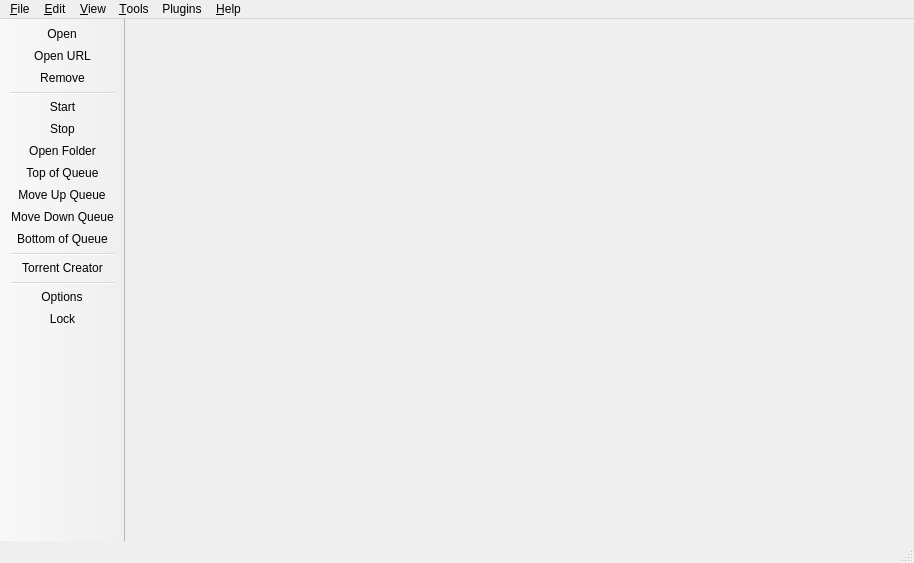
<?xml version="1.0" encoding="UTF-8"?>
<ui version="4.0">
 <class>MainWindow</class>
 <widget class="QMainWindow" name="MainWindow">
  <property name="geometry">
   <rect>
    <x>0</x>
    <y>0</y>
    <width>914</width>
    <height>563</height>
   </rect>
  </property>
  <property name="contextMenuPolicy">
   <enum>Qt::ContextMenuPolicy::CustomContextMenu</enum>
  </property>
  <widget class="QWidget" name="centralWidget">
   <layout class="QVBoxLayout" name="centralWidgetLayout">
    <property name="leftMargin">
     <number>7</number>
    </property>
    <property name="topMargin">
     <number>3</number>
    </property>
    <property name="rightMargin">
     <number>5</number>
    </property>
    <property name="bottomMargin">
     <number>0</number>
    </property>
   </layout>
  </widget>
  <widget class="QMenuBar" name="menubar">
   <property name="geometry">
    <rect>
     <x>0</x>
     <y>0</y>
     <width>914</width>
     <height>20</height>
    </rect>
   </property>
   <widget class="QMenu" name="menuEdit">
    <property name="title">
     <string>&amp;Edit</string>
    </property>
    <addaction name="actionStart"/>
    <addaction name="actionStop"/>
    <addaction name="separator"/>
    <addaction name="actionDelete"/>
    <addaction name="actionTopQueuePos"/>
    <addaction name="actionIncreaseQueuePos"/>
    <addaction name="actionDecreaseQueuePos"/>
    <addaction name="actionBottomQueuePos"/>
    <addaction name="separator"/>
    <addaction name="actionPauseSession"/>
    <addaction name="actionResumeSession"/>
   </widget>
   <widget class="QMenu" name="menuHelp">
    <property name="title">
     <string>&amp;Help</string>
    </property>
    <addaction name="actionDocumentation"/>
    <addaction name="actionCheckForUpdates"/>
    <addaction name="separator"/>
    <addaction name="actionDonateMoney"/>
    <addaction name="actionAbout"/>
   </widget>
   <widget class="QMenu" name="menuOptions">
    <property name="title">
     <string>&amp;Tools</string>
    </property>
    <widget class="QMenu" name="menuAutoShutdownOnDownloadsCompletion">
     <property name="title">
      <string>On Downloads &amp;Done</string>
     </property>
     <addaction name="actionAutoShutdownDisabled"/>
     <addaction name="actionAutoExit"/>
     <addaction name="actionAutoSuspend"/>
     <addaction name="actionAutoHibernate"/>
     <addaction name="actionAutoReboot"/>
     <addaction name="actionAutoShutdown"/>
    </widget>
    <addaction name="actionCreateTorrent"/>
    <addaction name="separator"/>
    <addaction name="actionManageCookies"/>
    <addaction name="actionOptions"/>
    <addaction name="separator"/>
    <addaction name="menuAutoShutdownOnDownloadsCompletion"/>
   </widget>
   <widget class="QMenu" name="menuFile">
    <property name="title">
     <string>&amp;File</string>
    </property>
    <addaction name="actionOpen"/>
    <addaction name="actionDownloadFromURL"/>
    <addaction name="actionCloseWindow"/>
    <addaction name="separator"/>
    <addaction name="actionExit"/>
   </widget>
   <widget class="QMenu" name="menuView">
    <property name="title">
     <string>&amp;View</string>
    </property>
    <widget class="QMenu" name="menuLog">
     <property name="title">
      <string>&amp;Log</string>
     </property>
     <addaction name="actionExecutionLogs"/>
     <addaction name="separator"/>
     <addaction name="actionNormalMessages"/>
     <addaction name="actionInformationMessages"/>
     <addaction name="actionWarningMessages"/>
     <addaction name="actionCriticalMessages"/>
    </widget>
    <addaction name="separator"/>
    <addaction name="actionTopToolBar"/>
    <addaction name="actionShowStatusbar"/>
    <addaction name="actionShowFiltersSidebar"/>
    <addaction name="actionSpeedInTitleBar"/>
    <addaction name="actionCompactRows"/>
    <addaction name="actionShowSpeedGraph"/>
    <addaction name="actionShowFilterBar"/>
    <addaction name="actionShowDetailsPanel"/>
    <addaction name="actionShowTabBar"/>
    <addaction name="separator"/>
    <addaction name="actionFilterCombos"/>
    <addaction name="separator"/>
    <addaction name="actionShowStatusFilter"/>
    <addaction name="actionShowCategoriesFilter"/>
    <addaction name="actionShowTagsFilter"/>
    <addaction name="actionShowTrackersFilter"/>
    <addaction name="separator"/>
    <addaction name="actionSearchWidget"/>
    <addaction name="actionRSSReader"/>
    <addaction name="menuLog"/>
    <addaction name="separator"/>
    <addaction name="actionStatistics"/>
    <addaction name="separator"/>
    <addaction name="actionLock"/>
   </widget>
   <widget class="QMenu" name="menuPlugins">
    <property name="title">
     <string>Plugins</string>
    </property>
    <addaction name="actionManagePlugins"/>
    <addaction name="separator"/>
   </widget>
   <addaction name="menuFile"/>
   <addaction name="menuEdit"/>
   <addaction name="menuView"/>
   <addaction name="menuOptions"/>
   <addaction name="menuPlugins"/>
   <addaction name="menuHelp"/>
  </widget>
  <widget class="QToolBar" name="toolBar">
   <property name="movable">
    <bool>false</bool>
   </property>
   <property name="orientation">
    <enum>Qt::Orientation::Horizontal</enum>
   </property>
   <property name="toolButtonStyle">
    <enum>Qt::ToolButtonStyle::ToolButtonFollowStyle</enum>
   </property>
   <property name="floatable">
    <bool>false</bool>
   </property>
   <attribute name="toolBarArea">
    <enum>LeftToolBarArea</enum>
   </attribute>
   <attribute name="toolBarBreak">
    <bool>false</bool>
   </attribute>
   <addaction name="actionOpen"/>
   <addaction name="actionDownloadFromURL"/>
   <addaction name="actionDelete"/>
   <addaction name="separator"/>
   <addaction name="actionStart"/>
   <addaction name="actionStop"/>
   <addaction name="actionOpenDestinationFolder"/>
   <addaction name="actionTopQueuePos"/>
   <addaction name="actionIncreaseQueuePos"/>
   <addaction name="actionDecreaseQueuePos"/>
   <addaction name="actionBottomQueuePos"/>
   <addaction name="separator"/>
   <addaction name="actionCreateTorrent"/>
   <addaction name="separator"/>
   <addaction name="actionOptions"/>
   <addaction name="actionLock"/>
  </widget>
  <widget class="QStatusBar" name="statusBar"/>
  <action name="actionOpen">
   <property name="text">
    <string>&amp;Add Torrent File...</string>
   </property>
   <property name="iconText">
    <string>Open</string>
   </property>
  </action>
  <action name="actionExit">
   <property name="text">
    <string>E&amp;xit</string>
   </property>
  </action>
  <action name="actionOptions">
   <property name="text">
    <string>&amp;Options...</string>
   </property>
  </action>
  <action name="actionAbout">
   <property name="text">
    <string>&amp;About</string>
   </property>
  </action>
  <action name="actionStart">
   <property name="text">
    <string>Sta&amp;rt</string>
   </property>
  </action>
  <action name="actionStop">
   <property name="text">
    <string>Sto&amp;p</string>
   </property>
  </action>
  <action name="actionResumeSession">
   <property name="text">
    <string>R&amp;esume Session</string>
   </property>
  </action>
  <action name="actionPauseSession">
   <property name="text">
    <string>Pau&amp;se Session</string>
   </property>
  </action>
  <action name="actionDelete">
   <property name="text">
    <string>&amp;Remove</string>
   </property>
  </action>
  <action name="actionDownloadFromURL">
   <property name="text">
    <string>Add Torrent &amp;Link...</string>
   </property>
   <property name="iconText">
    <string>Open URL</string>
   </property>
  </action>
  <action name="actionCreateTorrent">
   <property name="text">
    <string>Torrent &amp;Creator</string>
   </property>
  </action>
  <action name="actionDocumentation">
   <property name="text">
    <string>&amp;Documentation</string>
   </property>
  </action>
  <action name="actionSetGlobalSpeedLimits">
   <property name="text">
    <string>Set Global Speed Limits...</string>
   </property>
  </action>
  <action name="actionBottomQueuePos">
   <property name="text">
    <string>Bottom of Queue</string>
   </property>
   <property name="toolTip">
    <string>Move to the bottom of the queue</string>
   </property>
   <property name="visible">
    <bool>true</bool>
   </property>
  </action>
  <action name="actionTopQueuePos">
   <property name="text">
    <string>Top of Queue</string>
   </property>
   <property name="toolTip">
    <string>Move to the top of the queue</string>
   </property>
   <property name="visible">
    <bool>true</bool>
   </property>
  </action>
  <action name="actionDecreaseQueuePos">
   <property name="text">
    <string>Move Down Queue</string>
   </property>
   <property name="toolTip">
    <string>Move down in the queue</string>
   </property>
   <property name="visible">
    <bool>true</bool>
   </property>
  </action>
  <action name="actionIncreaseQueuePos">
   <property name="text">
    <string>Move Up Queue</string>
   </property>
   <property name="toolTip">
    <string>Move up in the queue</string>
   </property>
   <property name="visible">
    <bool>true</bool>
   </property>
  </action>
  <action name="actionUseAlternativeSpeedLimits">
   <property name="checkable">
    <bool>true</bool>
   </property>
   <property name="text">
    <string>Alternative Speed Limits</string>
   </property>
   <property name="toolTip">
    <string>Alternative Speed Limits</string>
   </property>
  </action>
  <action name="actionTopToolBar">
   <property name="checkable">
    <bool>true</bool>
   </property>
   <property name="text">
    <string>&amp;Toolbar</string>
   </property>
   <property name="toolTip">
    <string>Display Toolbar</string>
   </property>
  </action>
  <action name="actionShowStatusbar">
   <property name="checkable">
    <bool>true</bool>
   </property>
   <property name="text">
    <string>Status &amp;Bar</string>
   </property>
  </action>
  <action name="actionShowFiltersSidebar">
   <property name="checkable">
    <bool>true</bool>
   </property>
   <property name="text">
    <string>Filters Sidebar</string>
   </property>
  </action>
  <action name="actionSpeedInTitleBar">
   <property name="checkable">
    <bool>true</bool>
   </property>
   <property name="text">
    <string>S&amp;peed in Title Bar</string>
   </property>
   <property name="toolTip">
    <string>Show Transfer Speed in Title Bar</string>
   </property>
  </action>
  <action name="actionCompactRows">
   <property name="checkable">
    <bool>true</bool>
   </property>
   <property name="text">
    <string>&amp;Compact Rows</string>
   </property>
   <property name="toolTip">
    <string>Use a denser torrent list layout</string>
   </property>
  </action>
  <action name="actionShowSpeedGraph">
   <property name="checkable">
    <bool>true</bool>
   </property>
   <property name="text">
    <string>Spee&amp;d Graph</string>
   </property>
   <property name="toolTip">
    <string>Show the floating speed graph over the torrent list</string>
   </property>
  </action>
  <action name="actionShowFilterBar">
   <property name="checkable">
    <bool>true</bool>
   </property>
   <property name="text">
    <string>Search &amp;Filter Bar</string>
   </property>
   <property name="toolTip">
    <string>Show the search/filter bar above the torrent list</string>
   </property>
  </action>
  <action name="actionShowDetailsPanel">
   <property name="checkable">
    <bool>true</bool>
   </property>
   <property name="text">
    <string>Deta&amp;ils Panel</string>
   </property>
   <property name="toolTip">
    <string>Show the properties/details panel below the torrent list</string>
   </property>
  </action>
  <action name="actionShowTabBar">
   <property name="checkable">
    <bool>true</bool>
   </property>
   <property name="text">
    <string>Ta&amp;b Bar</string>
   </property>
   <property name="toolTip">
    <string>Show the tab bar (Transfers / Search / RSS)</string>
   </property>
  </action>
  <action name="actionFilterCombos">
   <property name="checkable">
    <bool>true</bool>
   </property>
   <property name="text">
    <string>Filters as Com&amp;boboxes</string>
   </property>
   <property name="toolTip">
    <string>Show Status/Categories/Tags as comboboxes in the top filter bar instead of the left sidebar</string>
   </property>
  </action>
  <action name="actionShowStatusFilter">
   <property name="checkable">
    <bool>true</bool>
   </property>
   <property name="text">
    <string>Sidebar: St&amp;atus</string>
   </property>
   <property name="toolTip">
    <string>Show the Status section in the filters sidebar</string>
   </property>
  </action>
  <action name="actionShowCategoriesFilter">
   <property name="checkable">
    <bool>true</bool>
   </property>
   <property name="text">
    <string>Sidebar: Cate&amp;gories</string>
   </property>
   <property name="toolTip">
    <string>Show the Categories section in the filters sidebar</string>
   </property>
  </action>
  <action name="actionShowTagsFilter">
   <property name="checkable">
    <bool>true</bool>
   </property>
   <property name="text">
    <string>Sidebar: Ta&amp;gs</string>
   </property>
   <property name="toolTip">
    <string>Show the Tags section in the filters sidebar</string>
   </property>
  </action>
  <action name="actionShowTrackersFilter">
   <property name="checkable">
    <bool>true</bool>
   </property>
   <property name="text">
    <string>Sidebar: Trac&amp;kers</string>
   </property>
   <property name="toolTip">
    <string>Show the Trackers section in the filters sidebar</string>
   </property>
  </action>
  <action name="actionRSSReader">
   <property name="checkable">
    <bool>true</bool>
   </property>
   <property name="text">
    <string>&amp;RSS Reader</string>
   </property>
  </action>
  <action name="actionSearchWidget">
   <property name="checkable">
    <bool>true</bool>
   </property>
   <property name="text">
    <string>Search &amp;Engine</string>
   </property>
  </action>
  <action name="actionLock">
   <property name="text">
    <string>L&amp;ock qBittorrent</string>
   </property>
   <property name="iconText">
    <string>Lock</string>
   </property>
   <property name="shortcut">
    <string notr="true">Ctrl+L</string>
   </property>
  </action>
  <action name="actionDonateMoney">
   <property name="text">
    <string>Do&amp;nate!</string>
   </property>
   <property name="toolTip">
    <string>If you like qBittorrent, please donate!</string>
   </property>
  </action>
  <action name="actionAutoExit">
   <property name="checkable">
    <bool>true</bool>
   </property>
   <property name="text">
    <string>&amp;Exit qBittorrent</string>
   </property>
  </action>
  <action name="actionAutoSuspend">
   <property name="checkable">
    <bool>true</bool>
   </property>
   <property name="text">
    <string>&amp;Suspend System</string>
   </property>
  </action>
  <action name="actionAutoHibernate">
   <property name="checkable">
    <bool>true</bool>
   </property>
   <property name="text">
    <string>&amp;Hibernate System</string>
   </property>
  </action>
  <action name="actionAutoShutdown">
   <property name="checkable">
    <bool>true</bool>
   </property>
   <property name="text">
    <string>Sh&amp;utdown System</string>
   </property>
  </action>
  <action name="actionAutoReboot">
   <property name="checkable">
    <bool>true</bool>
   </property>
   <property name="text">
    <string>&amp;Reboot System</string>
   </property>
  </action>
  <action name="actionAutoShutdownDisabled">
   <property name="checkable">
    <bool>true</bool>
   </property>
   <property name="text">
    <string>&amp;Do nothing</string>
   </property>
  </action>
  <action name="actionToggleVisibility">
   <property name="text">
    <string>Show</string>
   </property>
  </action>
  <action name="actionMinimize">
   <property name="text">
    <string notr="true">Minimize</string>
   </property>
  </action>
  <action name="actionStatistics">
   <property name="text">
    <string>&amp;Statistics</string>
   </property>
  </action>
  <action name="actionCheckForUpdates">
   <property name="text">
    <string>Check for Updates</string>
   </property>
   <property name="toolTip">
    <string>Check for Program Updates</string>
   </property>
  </action>
  <action name="actionManageCookies">
   <property name="text">
    <string>Manage Cookies...</string>
   </property>
   <property name="toolTip">
    <string>Manage stored network cookies</string>
   </property>
  </action>
  <action name="actionExecutionLogs">
   <property name="checkable">
    <bool>true</bool>
   </property>
   <property name="text">
    <string>Show</string>
   </property>
  </action>
  <action name="actionNormalMessages">
   <property name="checkable">
    <bool>true</bool>
   </property>
   <property name="text">
    <string>Normal Messages</string>
   </property>
  </action>
  <action name="actionInformationMessages">
   <property name="checkable">
    <bool>true</bool>
   </property>
   <property name="text">
    <string>Information Messages</string>
   </property>
  </action>
  <action name="actionWarningMessages">
   <property name="checkable">
    <bool>true</bool>
   </property>
   <property name="text">
    <string>Warning Messages</string>
   </property>
  </action>
  <action name="actionCriticalMessages">
   <property name="checkable">
    <bool>true</bool>
   </property>
   <property name="text">
    <string>Critical Messages</string>
   </property>
  </action>
  <action name="actionCloseWindow">
   <property name="text">
    <string>Close Window</string>
   </property>
  </action>
  <action name="actionOpenDestinationFolder">
   <property name="text">
    <string>Open Destination Folder</string>
   </property>
   <property name="iconText">
    <string>Open Folder</string>
   </property>
  </action>
  <action name="actionManagePlugins">
   <property name="text">
    <string>Manage Plugins...</string>
   </property>
   <property name="toolTip">
    <string>Manage installed plugins</string>
   </property>
  </action>
 </widget>
 <resources/>
 <connections/>
</ui>
